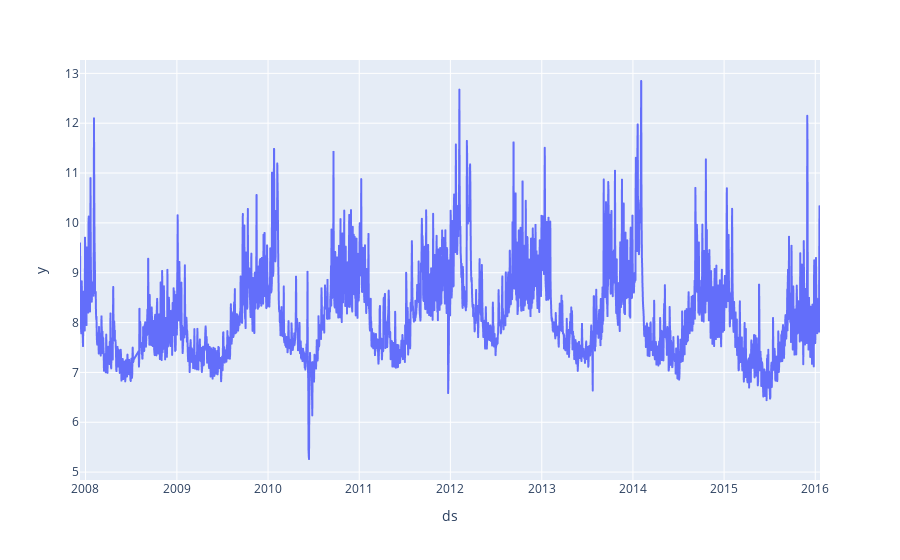

Notebook source saved alongside this figure:
### Code cell
px.line(df, x = "ds", y="y")

### Figure 1 — Plotly figure (JSON) as saved in the notebook; plotly's stock layout.template omitted (floating-point values rounded to 4 significant figures; data arrays with more than 128 entries replaced by an {"elided": "..."} marker saying what was removed)
{"data": [{"hovertemplate": "ds=%{x}<br>y=%{y}<extra></extra>", "legendgroup": "", "line": {"color": "#636efa", "dash": "solid"}, "marker": {"symbol": "circle"}, "mode": "lines", "name": "", "showlegend": false, "type": "scattergl", "x": {"elided": "2905 str values"}, "xaxis": "x", "y": {"elided": "2905 float values"}, "yaxis": "y"}], "layout": {"legend": {"tracegroupgap": 0}, "margin": {"t": 60}, "xaxis": {"anchor": "y", "domain": [0, 1], "title": {"text": "ds"}}, "yaxis": {"anchor": "x", "domain": [0, 1], "title": {"text": "y"}}}}
